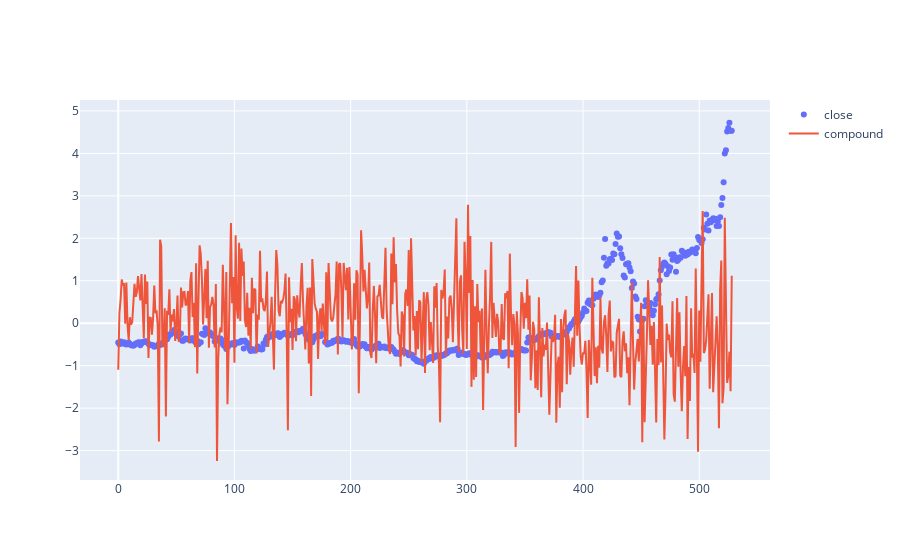

Write notebook code for a chart like this one.
### Code cell
import plotly.graph_objects as go
fig = go.Figure()
index_arr = df3["index"].to_numpy()
close = df3["Scaled_Close"].to_numpy()
compound = df3["Scaled_compound"].to_numpy()
fig.add_trace(go.Scatter(x=index_arr, y=close,
                    mode='markers',
                    name='close'))
fig.add_trace(go.Scatter(x=index_arr, y=compound,
                    mode='lines',
                    name='compound'))
# fig.add_trace(go.Scatter(x=random_x, y=random_y2,
#                     mode='markers', name='markers'))

fig.show()

### Figure 1 — Plotly figure (JSON) as saved in the notebook; plotly's stock layout.template omitted (floating-point values rounded to 4 significant figures; data arrays with more than 128 entries replaced by an {"elided": "..."} marker saying what was removed)
{"data": [{"mode": "markers", "name": "close", "type": "scatter", "x": {"elided": "529 int values"}, "y": {"elided": "529 float values"}}, {"mode": "lines", "name": "compound", "type": "scatter", "x": {"elided": "529 int values"}, "y": {"elided": "529 float values"}}], "layout": {}}
